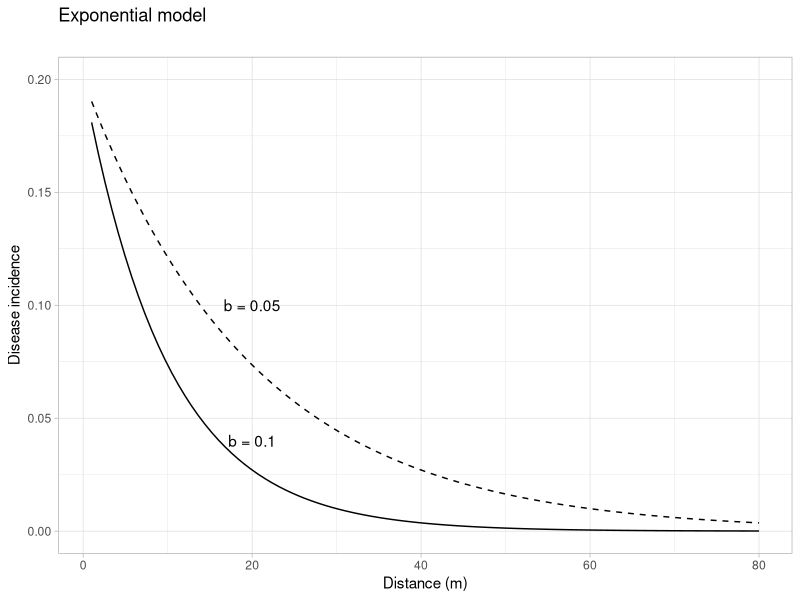
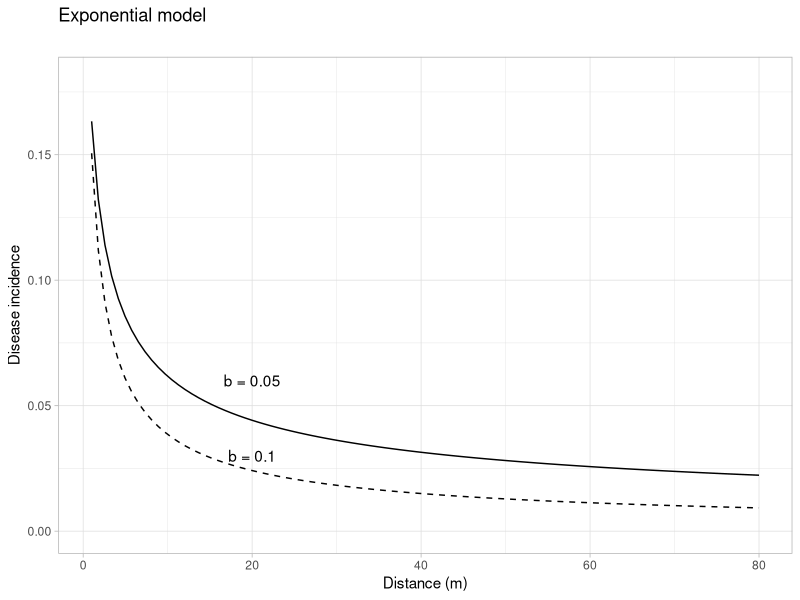
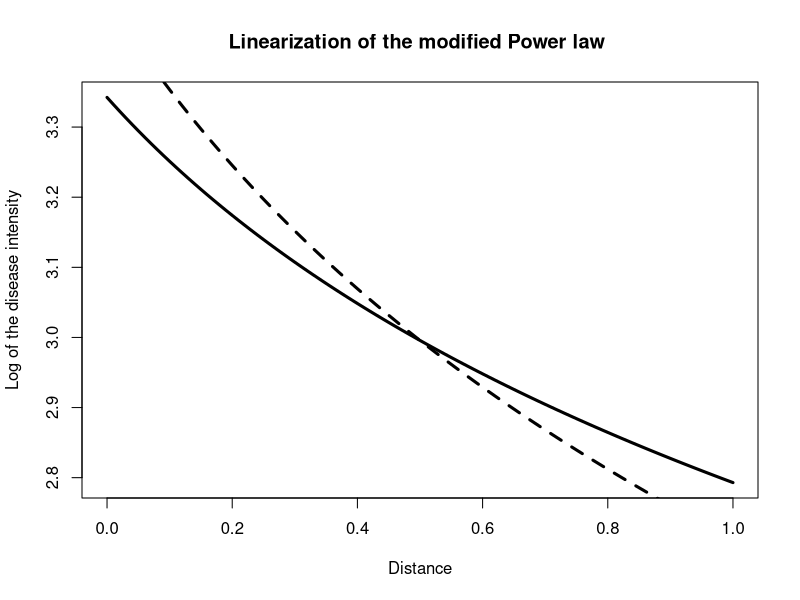
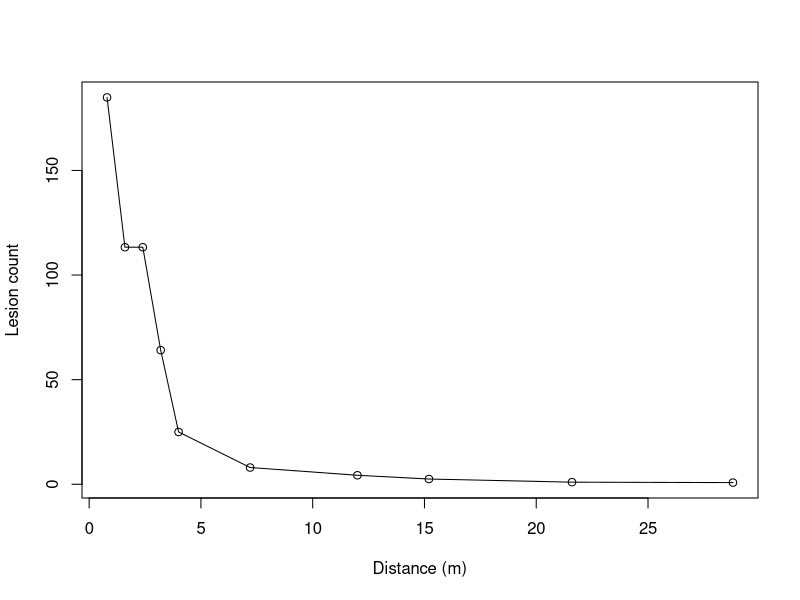
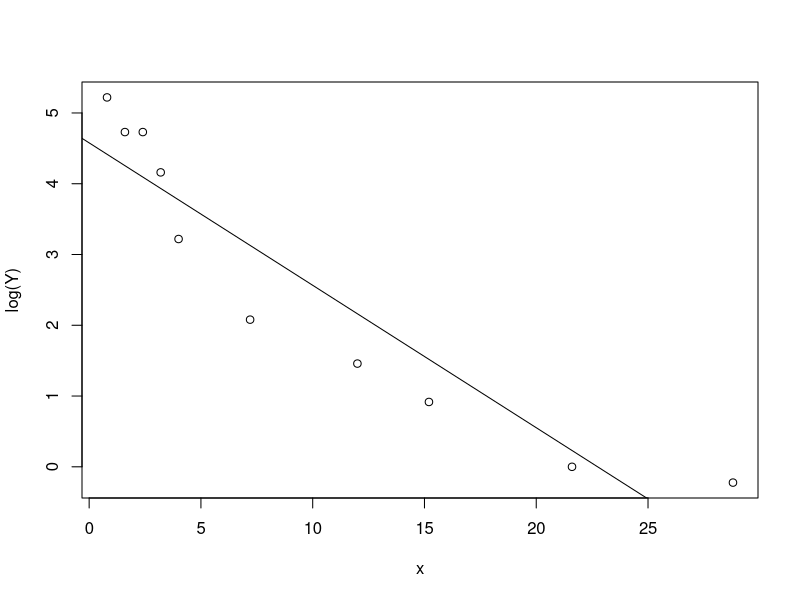
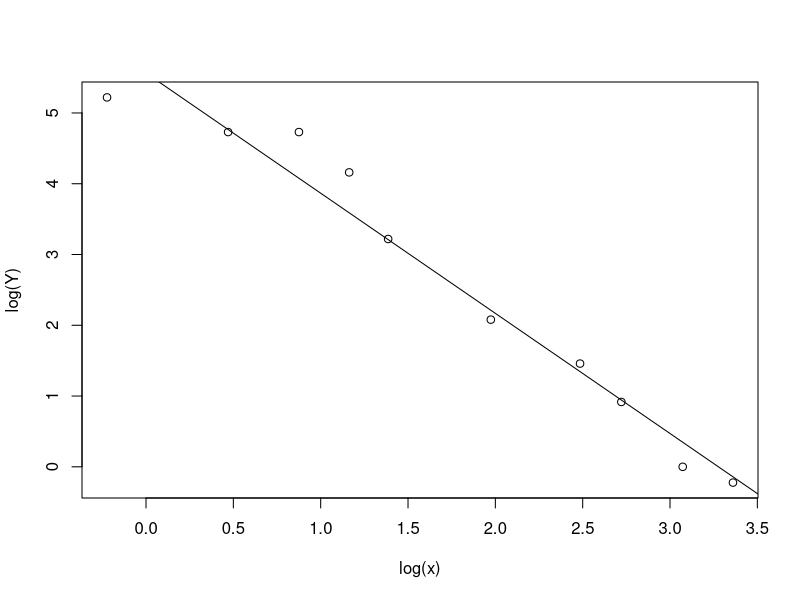
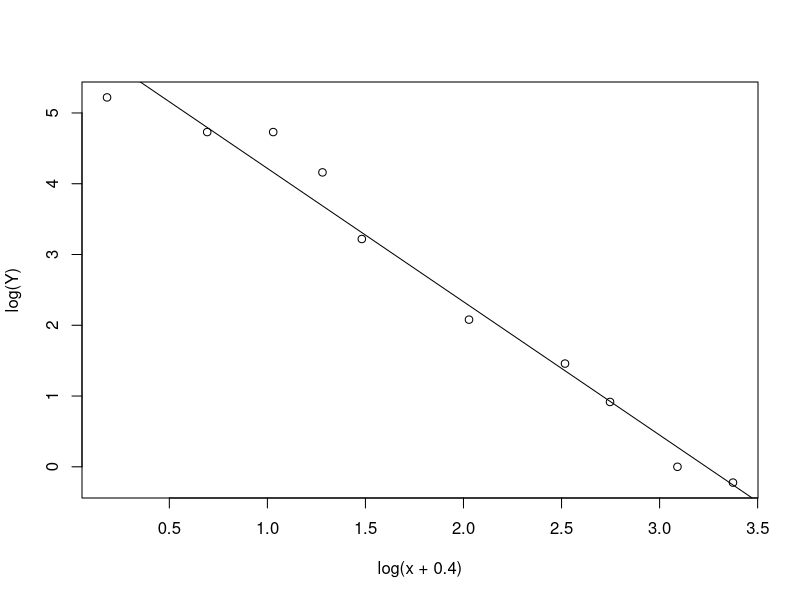
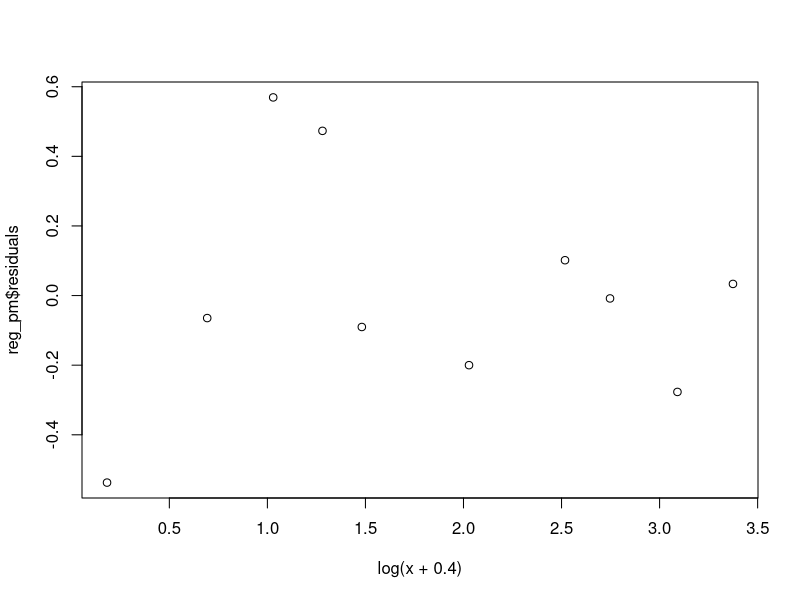

The R source for these figures, in order:
## ---- chunk 1
library(tidyverse)
library(ggthemes)
library(patchwork)
theme_set(theme_light())
knitr::opts_chunk$set(echo=TRUE, warning=FALSE, message=FALSE)
## ---- chunk 2
a1=0.2    # y at distance zero for gradient 1
a2=0.2    # y at distance zero for gradient 2
b1=0.1    # decline rate for gradient 1
b2=0.05   # decline rate for gradient 2
max1=80   # maximum distance for gradient 1
max2=80   # maximum distance for gradient 2
dat <- data.frame(x = seq(1:max1), y = seq(0:a1))
## ---- chunk 3

dat %>%
  ggplot(aes(x, y)) +
  stat_function(fun = function(x) a1 * exp(-b1 * x), linetype = 1) +
  stat_function(fun = function(x) a2 * exp(-b2 * x), linetype = 2) +
  ylim(0, a1) +
  annotate("text", x = 20, y = 0.04, label = "b = 0.1")+ 
  annotate("text", x = 20, y = 0.10, label = "b = 0.05")+ 
    labs(
    title = "Exponential model",
    subtitle = "",
    x = "Distance (m)",
    y = "Disease incidence"
  )
## ---- chunk 4
C=0.5
a1=0.2   # y at zero distance for gradient 1
a2=0.2  # y at zero distance for gradient 2
b1=0.5  # decline rate for gradient 1
b2=0.7  # decline rate for gradient 2
max1=80 # maximum distance for gradient 1
max2=80 # maximum distance for gradient 2
dat2 <- data.frame(x = seq(1:max1), y = seq(0:a1))


dat2 %>%
  ggplot(aes(x, y)) +
  stat_function(fun = function(x) a1 * ((x+C)^-b1), linetype = 1) +
  stat_function(fun = function(x) a2 * ((x+C)^-b2), linetype = 2) +
  ylim(0, a1-0.02) +
  annotate("text", x = 20, y = 0.03, label = "b = 0.1")+ 
  annotate("text", x = 20, y = 0.06, label = "b = 0.05")+ 
    labs(
    title = "Exponential model",
    subtitle = "",
    x = "Distance (m)",
    y = "Disease incidence"
  )
## ---- chunk 5
C=0.5
a1=20   
a2=20  
b1=0.5    
b2=0.7    
max1=80   
max2=80    
 

curve(log(a1)-(b1*log(x+C)), from=0, add=F, ylab="Log of the disease intensity", xlab="Distance", lty=1, lwd=3, main="Linearization of the modified Power law ")


curve(log(a2)-(b2*log(x+C)),from=0, lty=2, lwd=3, add=T) 
 
## ---- chunk 6
# create the two vectors
x = c(0.8, 1.6, 2.4, 3.2, 4, 7.2, 12, 15.2, 21.6, 28.8)
Y = c(184.9, 113.3, 113.3, 64.1, 25, 8, 4.3, 2.5, 1, 0.8)
grad1 = data.frame(x,Y)   # create the dataframe
grad1                     # show the gradient
## ---- chunk 7
plot(Y ~ x, data=grad1, main="", type=c("o"), ylab="Lesion count", xlab="Distance (m)")


## ---- chunk 8
reg_exp = lm(log(Y) ~ x, data=grad1)
summary(reg_exp)
## ---- chunk 9
reg_p = lm(log(Y) ~ log(x), data=grad1)
summary(reg_p)
## ---- chunk 10
reg_pm = lm(log(Y) ~ log(x+0.4), data=grad1)
summary(reg_pm) 
## ---- chunk 11
plot (log(Y)~x)
abline(reg_exp)
## ---- chunk 12
plot (log(Y)~log(x))
abline(reg_p)
## ---- chunk 13
plot (log(Y)~log(x+0.4))
abline(reg_pm)
## ---- chunk 14
plot (reg_pm$residuals ~ log(x+0.4))
## ---- chunk 15
plot (reg_p$residuals ~ log(x))
## ---- chunk 16
plot (reg_exp$residuals ~ x)




